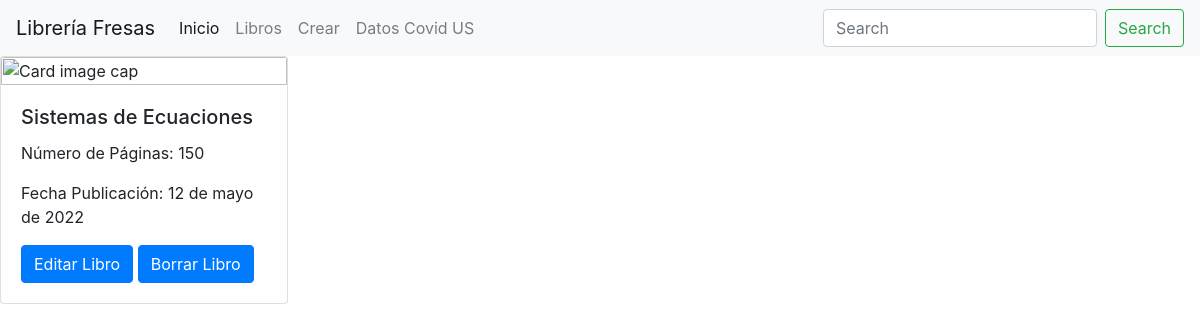
Page /libreria/libros/10 on the committed database.
### libreria/models.py (models this page shows, shortened)
class Libro(models.Model):
    id = models.IntegerField(primary_key=True)
    nombre= models.TextField(max_length=150)
    num_paginas = models.IntegerField()
    fecha_publicacion = models.DateField()
    editorial = models.ForeignKey(Editorial, on_delete=models.CASCADE, default=None)

### libreria/views.py (the view)
# urls.py: path('libros/<int:id>',detalle_libro, name='detalle_libro'),
def detalle_libro(request, id):
    libro = Libro.objects.get(id=id)
    context = {'libro': libro}
    return render(request, 'libro_detalle.html', context)

### templates/libro_detalle.html
{% include "header.html" %}
{% block content %}
<body>
<div class="mx-auto" style="align-items: center; align-content: center; align-self: center;">
    <div class="card" style="width: 18rem;">
        <img class="card-img-top" src="https://escuelaposgrado.es/wp-content/uploads/2014/10/Ediciones_Albores-img.jpg" alt="Card image cap">
        <div class="card-body">
            <h5 class="card-title">{{ libro.nombre }}</h5>
            <p class="card-text">Número de Páginas: {{ libro.num_paginas }}</p>
            <p class="card-text">Fecha Publicación: {{ libro.fecha_publicacion }}</p>
            <a class="btn btn-primary" href="/libreria/libros/editar/{{ libro.id }}">Editar Libro</a>
            <a class="btn btn-primary" href="/libreria/libros/borrar/{{ libro.id }}">Borrar Libro</a>
        </div>
    </div>
</div>
</body>
{% endblock %}

### rows in the picture
Libro: nombre "Sistemas de Ecuaciones", num_paginas "150", fecha_publicacion "12 de mayo de 2022"
